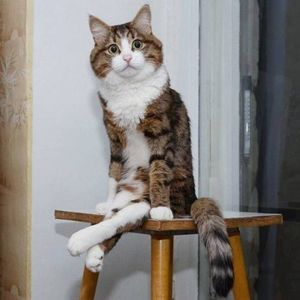
//> input picture #1/pussy.jpg, 300 x 300 px
$ ./main pussy.jpg   (built with g++ and OpenCV 4)
//> lines starting //> are read from the running program, lines starting //| are printed output that depends on the picture; after the words box and inside, x2 and y2 are one past the last pixel; in counts of white or black regions, pixels touching at a corner belong together
#include <iostream>
#include <opencv2/opencv.hpp>

using namespace cv;
using namespace std;

int main(int argc, char** argv) {
  if (argc != 2) return -1;

  Mat imageOrig, imageGrey, imageHsv, imageBin, imageSegm;
  imageOrig = imread(argv[1], 1);
//> imageOrig is the input picture: 300 rows x 300 cols, CV_8UC3; mean B, G, R 127.2, 130.4, 134.5
  imageGrey = imread(argv[1], 0);
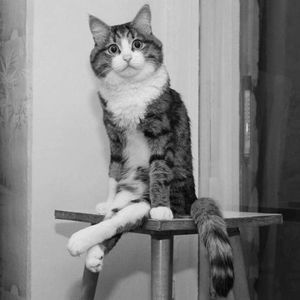
//> imageGrey: 300 rows x 300 cols, CV_8UC1; min 0, max 248, mean 131.3

  cvtColor(imageOrig, imageHsv, COLOR_BGR2HSV);
//> imageHsv: 300 rows x 300 cols, CV_8UC3; mean H, S, V 69.9, 41.7, 139.9
  threshold(imageGrey, imageBin, 128, 255, THRESH_BINARY);
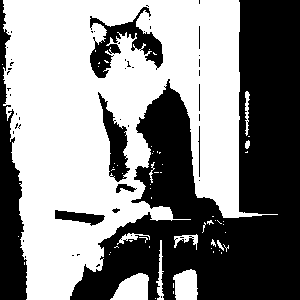
//> imageBin: 300 rows x 300 cols, CV_8UC1; 53.8% white; 52 black regions (42 under 20 px), largest, box (x1, y1, x2, y2) and area: (70, 0, 300, 300) 33519, (0, 0, 27, 300) 4254, (90, 7, 163, 78) 1867

  namedWindow("Pussy Original", WINDOW_AUTOSIZE);
  imshow("Pussy Original", imageOrig);

  namedWindow("Pussy Grey", WINDOW_AUTOSIZE);
  imshow("Pussy Grey", imageGrey);

  namedWindow("Pussy HSV", WINDOW_AUTOSIZE);
  imshow("Pussy HSV", imageHsv);
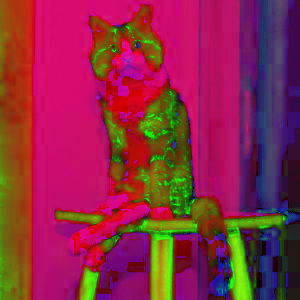
//> window 'Pussy HSV': 300 rows x 300 cols, CV_8UC3; mean B, G, R 69.9, 41.7, 139.9

  namedWindow("Pussy Bin", WINDOW_AUTOSIZE);
  imshow("Pussy Bin", imageBin);

  ellipse(imageOrig, RotatedRect(Point2f(123, 50), Size2f(120, 80), 15),
          Scalar(0, 0, 255), 3);
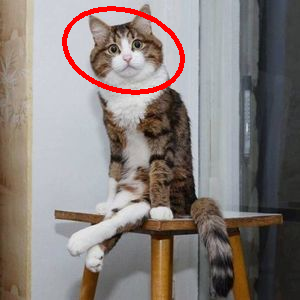
//> imageOrig: 300 rows x 300 cols, CV_8UC3; 1.75% of pixels changed, all inside (x1, y1, x2, y2) = (62, 6, 185, 95)

  namedWindow("Pussy with ellipse", WINDOW_AUTOSIZE);
  imshow("Pussy with ellipse", imageOrig);

  waitKey(0);
  return 0;
}
